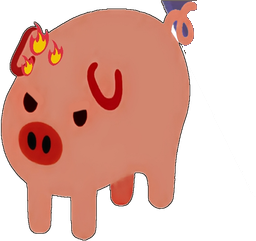
#> input picture tmp/backdropA/after4/pighub-1031.png, 256 x 241 px, given in place of pighub-258.png, which was not available
$ python shot4.py
#> lines starting #> are read from the running program, lines starting #| are printed output that depends on the picture; after the words box and inside, x2 and y2 are one past the last pixel; in counts of white or black regions, pixels touching at a corner belong together

import numpy as np, os
from PIL import Image, ImageDraw
AFT=r"C:\Users\12252\Desktop\Files\Code\PigHub\dsh-pighub\tmp\backdropA\after4"
OUT=r"C:\Users\12252\Desktop\Files\Code\PigHub\dsh-pighub\tmp\backdropA\v4shots"
os.makedirs(OUT,exist_ok=True)
def checker(w,h,s=12):
    im=Image.new("RGB",(w,h),(203,203,203)); d=ImageDraw.Draw(im)
    for y in range(0,h,s):
        for x in range(0,w,s):
            if ((x//s)+(y//s))%2==0: d.rectangle([x,y,x+s-1,y+s-1],fill=(233,233,233))
    return im
ids=["pighub-258","pighub-686","pighub-1031","pighub-1087"]
for name in ids:
    im=Image.open(os.path.join(AFT,name+".png")).convert("RGBA")
#> im is the input picture: PIL image 256x241 RGBA; mean R, G, B, A 110.2, 64.5, 53, 137.9
    z=im.resize((im.width*3,im.height*3),Image.NEAREST)
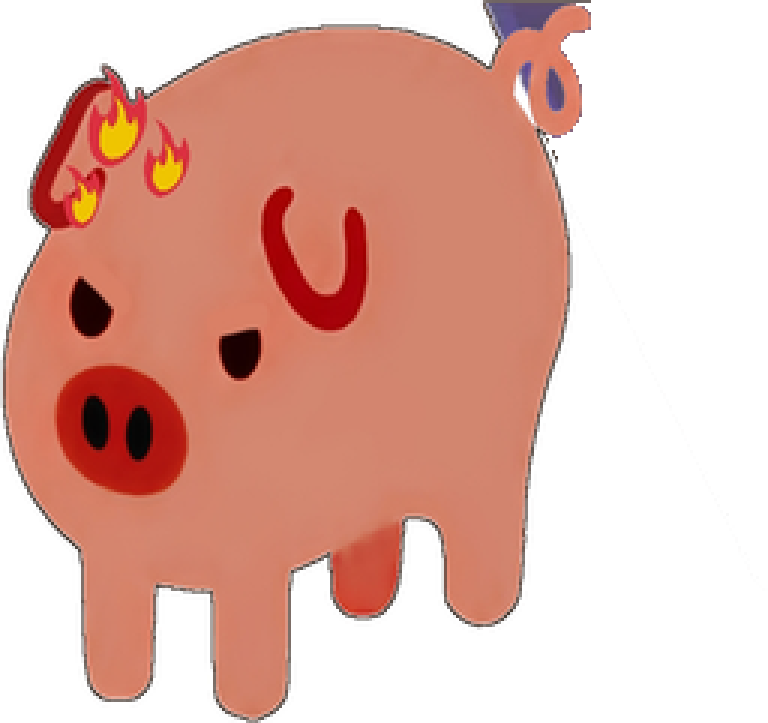
#> z: PIL image 768x723 RGBA; mean R, G, B, A 110.2, 64.5, 53, 137.9; transparent parts drawn white
    t=checker(z.width,z.height); t.paste(z,(0,0),z); t.save(os.path.join(OUT,name+"-x3.png"))
#> in checker, `im = Image.new('RGB', (w, h), (203, 203, 203))`: im: PIL image 768x723 RGB; every value is 203
#> after `t = checker(z.width, z.height)`:
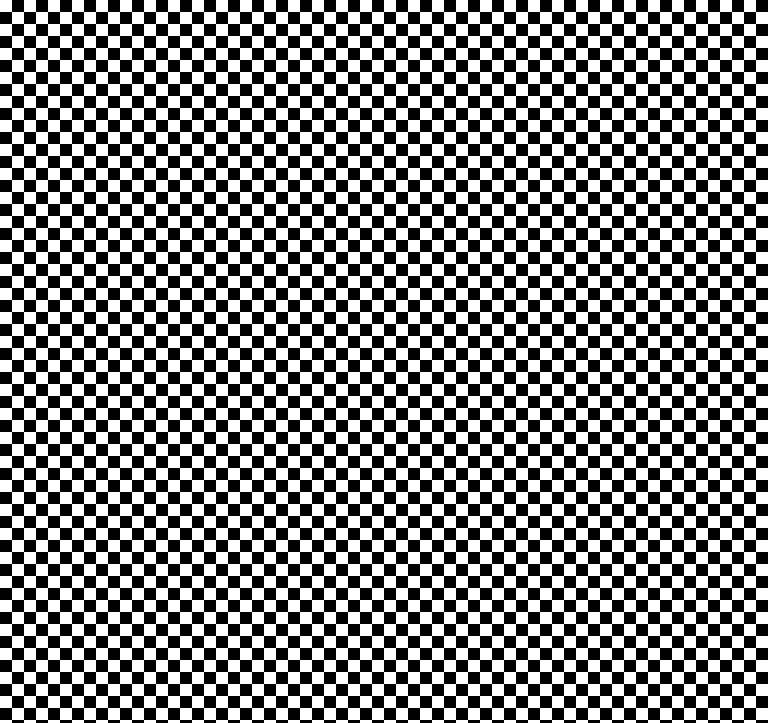
#> t: PIL image 768x723 RGB; values 203 (black) and 233 (white), 50% white; 1 white region, box (x1, y1, x2, y2) and area: (0, 0, 768, 723) 277632
#> after `t.paste(z, (0, 0), z)`:
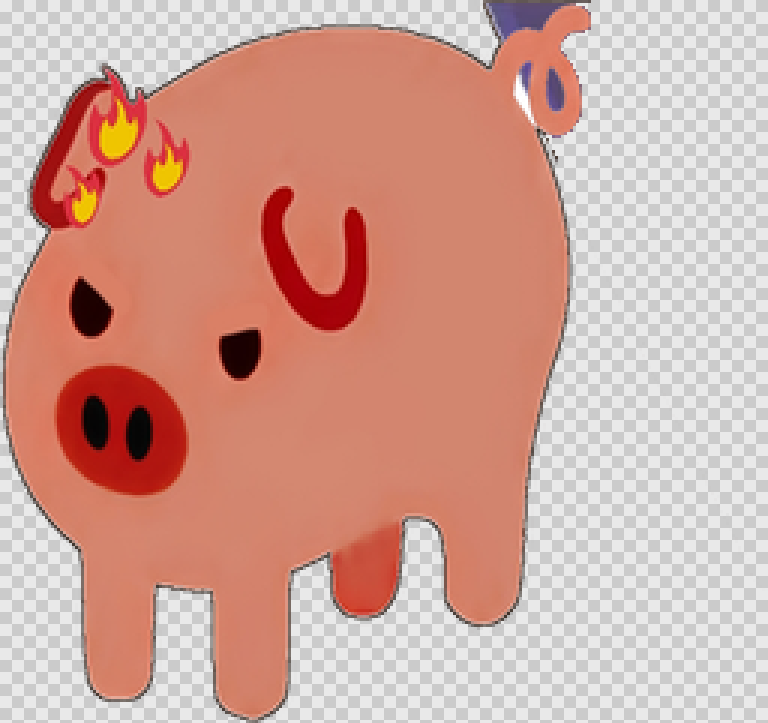
#> t: PIL image 768x723 RGB; mean R, G, B 209.1, 163.7, 152.3
#> pass 2 of the loop `for name in ids:`:
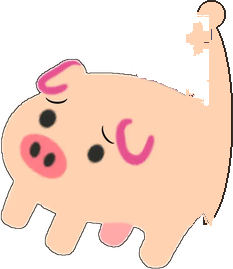
#> input picture tmp/backdropA/after4/pighub-1087.png, 233 x 269 px, given in place of pighub-686.png, which was not available
#> im is the input picture: PIL image 233x269 RGBA; mean R, G, B, A 143.5, 114.5, 99.6, 149.7
#> z: PIL image 699x807 RGBA
#> im: PIL image 699x807 RGB; every value is 203
#> `t = checker(z.width, z.height)`:
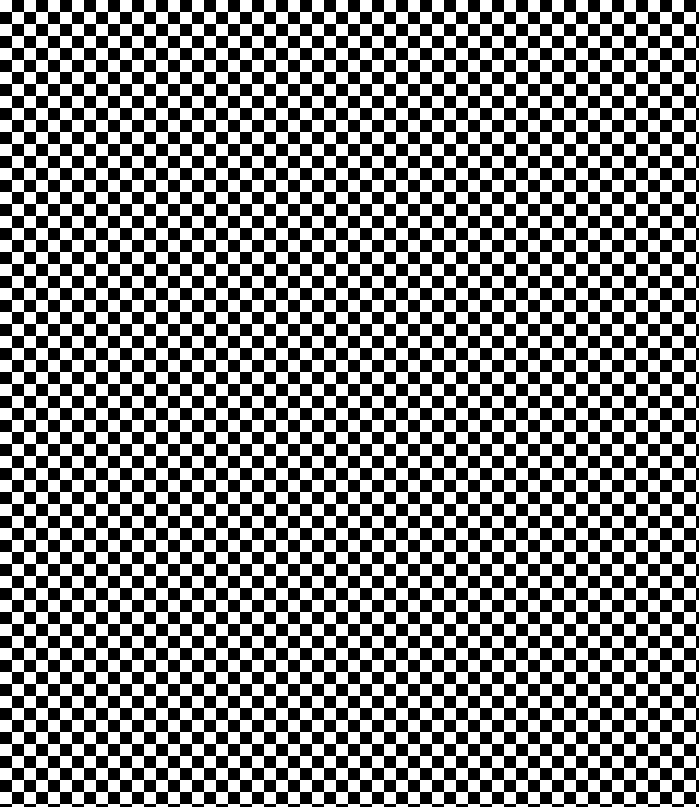
#> t: PIL image 699x807 RGB; values 203 (black) and 233 (white), 50% white; 1 black region, box (x1, y1, x2, y2) and area: (0, 0, 699, 807) 282033
#> `t.paste(z, (0, 0), z)`:
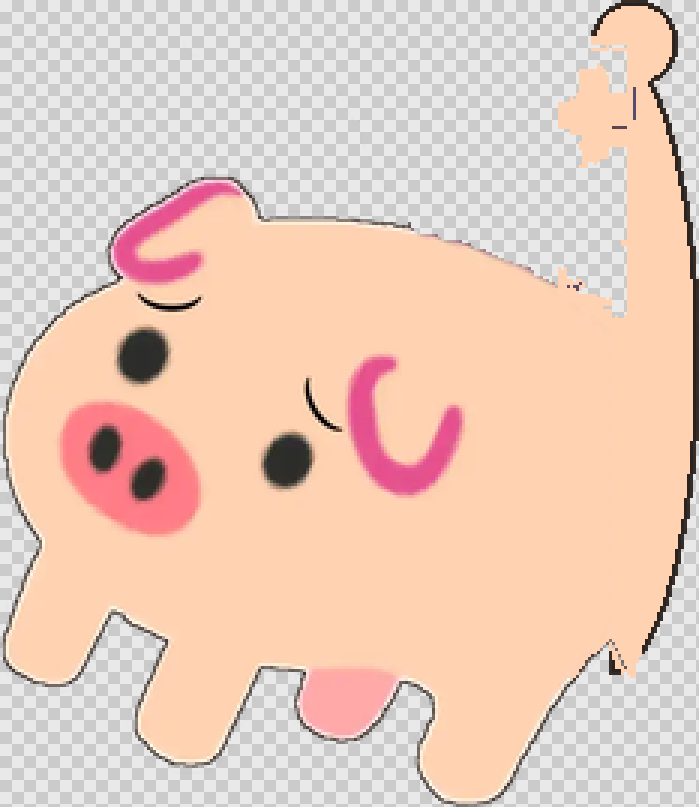
#> t: PIL image 699x807 RGB; mean R, G, B 232.8, 204.1, 189.2
print("ok")
